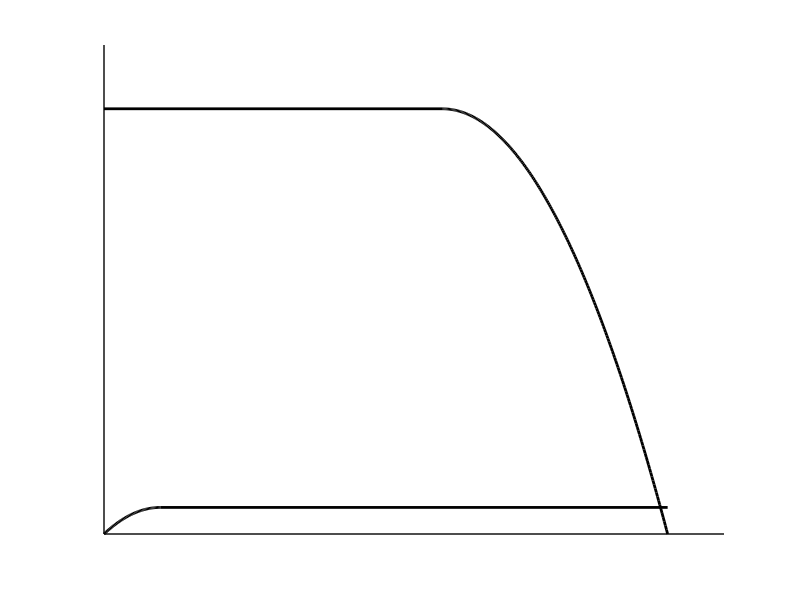
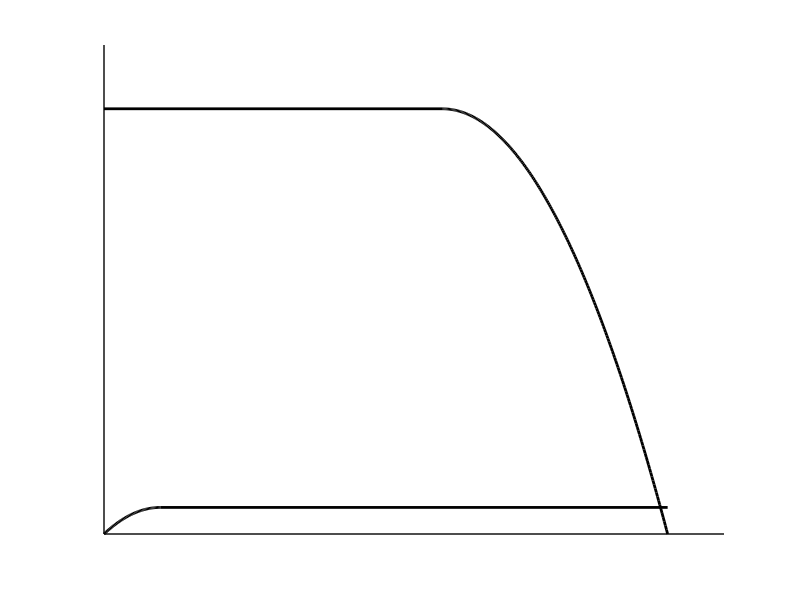

Reproduce these figures in MATLAB, in order.
#NOT gate characteristics

clf
hold on

kn=0.0002;
vt=2;

ID=@(vds,vgs) kn.*[(vgs-vt).*vds-vds.^2./2];


for vgs=[2.5];
vds=0:0.01:(vgs-vt);
plot(vds,ID(vds,vgs),"linewidth",2,"color","black")
IDs=ID(vgs-vt,vgs);
plot([vgs-vt,5],[IDs,IDs],"linewidth",2,"color","black")
endfor

vgs=4;
vds=0:0.01:(vgs-vt);
plot (5-vds,ID(vds,vgs),"linewidth",2,"color","black")
IDs=ID(vgs-vt,vgs);
plot([0,5-vgs+vt],[IDs,IDs],"linewidth",2,"color","black")


%axis
plot([0,5.5],[0,0],"linewidth",1,"color","black")
plot([0,0],[0,0.00046],"linewidth",1,"color","black")

axis([0,5.5,0,0.00046])
axis off
grid off

print -demf NOTgateCMOSlowInputCharacteristics.emf
print -deps NOTgateCMOSlowInputCharactersitics.eps
